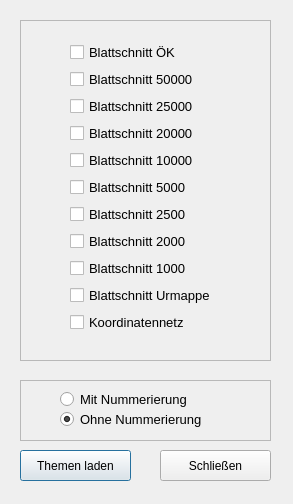
<?xml version="1.0" encoding="UTF-8"?>
<ui version="4.0">
 <class>frmBlattschnitte</class>
 <widget class="QDialog" name="frmBlattschnitte">
  <property name="geometry">
   <rect>
    <x>0</x>
    <y>0</y>
    <width>293</width>
    <height>504</height>
   </rect>
  </property>
  <property name="windowTitle">
   <string>Blattschnitte</string>
  </property>
  <widget class="QPushButton" name="ButtonBlattschnitteOk">
   <property name="geometry">
    <rect>
     <x>20</x>
     <y>450</y>
     <width>111</width>
     <height>31</height>
    </rect>
   </property>
   <property name="text">
    <string>Themen laden</string>
   </property>
  </widget>
  <widget class="QPushButton" name="ButtonBlattschnitteCancel">
   <property name="geometry">
    <rect>
     <x>160</x>
     <y>450</y>
     <width>111</width>
     <height>31</height>
    </rect>
   </property>
   <property name="text">
    <string>Schließen</string>
   </property>
  </widget>
  <widget class="QFrame" name="frame">
   <property name="geometry">
    <rect>
     <x>20</x>
     <y>20</y>
     <width>251</width>
     <height>341</height>
    </rect>
   </property>
   <property name="frameShape">
    <enum>QFrame::StyledPanel</enum>
   </property>
   <property name="frameShadow">
    <enum>QFrame::Raised</enum>
   </property>
   <widget class="QWidget" name="layoutWidget">
    <property name="geometry">
     <rect>
      <x>50</x>
      <y>22</y>
      <width>144</width>
      <height>301</height>
     </rect>
    </property>
    <layout class="QVBoxLayout" name="verticalLayout">
     <item>
      <widget class="QCheckBox" name="checkBox">
       <property name="font">
        <font>
         <pointsize>10</pointsize>
        </font>
       </property>
       <property name="text">
        <string>Blattschnitt ÖK</string>
       </property>
       <attribute name="buttonGroup">
        <string notr="true">checkButtonsGroup</string>
       </attribute>
      </widget>
     </item>
     <item>
      <widget class="QCheckBox" name="checkBox_2">
       <property name="font">
        <font>
         <pointsize>10</pointsize>
        </font>
       </property>
       <property name="text">
        <string>Blattschnitt 50000</string>
       </property>
       <attribute name="buttonGroup">
        <string notr="true">checkButtonsGroup</string>
       </attribute>
      </widget>
     </item>
     <item>
      <widget class="QCheckBox" name="checkBox_3">
       <property name="font">
        <font>
         <pointsize>10</pointsize>
        </font>
       </property>
       <property name="text">
        <string>Blattschnitt 25000</string>
       </property>
       <attribute name="buttonGroup">
        <string notr="true">checkButtonsGroup</string>
       </attribute>
      </widget>
     </item>
     <item>
      <widget class="QCheckBox" name="checkBox_4">
       <property name="font">
        <font>
         <pointsize>10</pointsize>
        </font>
       </property>
       <property name="text">
        <string>Blattschnitt 20000</string>
       </property>
       <attribute name="buttonGroup">
        <string notr="true">checkButtonsGroup</string>
       </attribute>
      </widget>
     </item>
     <item>
      <widget class="QCheckBox" name="checkBox_5">
       <property name="font">
        <font>
         <pointsize>10</pointsize>
        </font>
       </property>
       <property name="text">
        <string>Blattschnitt 10000</string>
       </property>
       <attribute name="buttonGroup">
        <string notr="true">checkButtonsGroup</string>
       </attribute>
      </widget>
     </item>
     <item>
      <widget class="QCheckBox" name="checkBox_6">
       <property name="font">
        <font>
         <pointsize>10</pointsize>
        </font>
       </property>
       <property name="text">
        <string>Blattschnitt 5000</string>
       </property>
       <attribute name="buttonGroup">
        <string notr="true">checkButtonsGroup</string>
       </attribute>
      </widget>
     </item>
     <item>
      <widget class="QCheckBox" name="checkBox_7">
       <property name="font">
        <font>
         <pointsize>10</pointsize>
        </font>
       </property>
       <property name="text">
        <string>Blattschnitt 2500</string>
       </property>
       <attribute name="buttonGroup">
        <string notr="true">checkButtonsGroup</string>
       </attribute>
      </widget>
     </item>
     <item>
      <widget class="QCheckBox" name="checkBox_8">
       <property name="font">
        <font>
         <pointsize>10</pointsize>
        </font>
       </property>
       <property name="text">
        <string>Blattschnitt 2000</string>
       </property>
       <attribute name="buttonGroup">
        <string notr="true">checkButtonsGroup</string>
       </attribute>
      </widget>
     </item>
     <item>
      <widget class="QCheckBox" name="checkBox_9">
       <property name="font">
        <font>
         <pointsize>10</pointsize>
        </font>
       </property>
       <property name="text">
        <string>Blattschnitt 1000</string>
       </property>
       <attribute name="buttonGroup">
        <string notr="true">checkButtonsGroup</string>
       </attribute>
      </widget>
     </item>
     <item>
      <widget class="QCheckBox" name="checkBox_10">
       <property name="font">
        <font>
         <pointsize>10</pointsize>
        </font>
       </property>
       <property name="text">
        <string>Blattschnitt Urmappe</string>
       </property>
       <attribute name="buttonGroup">
        <string notr="true">checkButtonsGroup</string>
       </attribute>
      </widget>
     </item>
     <item>
      <widget class="QCheckBox" name="checkBox_11">
       <property name="font">
        <font>
         <pointsize>10</pointsize>
        </font>
       </property>
       <property name="text">
        <string>Koordinatennetz</string>
       </property>
       <attribute name="buttonGroup">
        <string notr="true">checkButtonsGroup</string>
       </attribute>
      </widget>
     </item>
    </layout>
   </widget>
  </widget>
  <widget class="QFrame" name="frame_2">
   <property name="geometry">
    <rect>
     <x>20</x>
     <y>380</y>
     <width>251</width>
     <height>61</height>
    </rect>
   </property>
   <property name="frameShape">
    <enum>QFrame::StyledPanel</enum>
   </property>
   <property name="frameShadow">
    <enum>QFrame::Raised</enum>
   </property>
   <widget class="QRadioButton" name="radioButton">
    <property name="geometry">
     <rect>
      <x>40</x>
      <y>10</y>
      <width>131</width>
      <height>18</height>
     </rect>
    </property>
    <property name="font">
     <font>
      <pointsize>10</pointsize>
     </font>
    </property>
    <property name="text">
     <string>Mit Nummerierung</string>
    </property>
   </widget>
   <widget class="QRadioButton" name="radioButton_2">
    <property name="geometry">
     <rect>
      <x>40</x>
      <y>30</y>
      <width>151</width>
      <height>18</height>
     </rect>
    </property>
    <property name="font">
     <font>
      <pointsize>10</pointsize>
     </font>
    </property>
    <property name="text">
     <string>Ohne Nummerierung</string>
    </property>
    <property name="checked">
     <bool>true</bool>
    </property>
   </widget>
  </widget>
 </widget>
 <resources/>
 <connections>
  <connection>
   <sender>ButtonBlattschnitteOk</sender>
   <signal>clicked()</signal>
   <receiver>frmBlattschnitte</receiver>
   <slot>accept()</slot>
   <hints>
    <hint type="sourcelabel">
     <x>150</x>
     <y>481</y>
    </hint>
    <hint type="destinationlabel">
     <x>199</x>
     <y>260</y>
    </hint>
   </hints>
  </connection>
  <connection>
   <sender>ButtonBlattschnitteCancel</sender>
   <signal>clicked()</signal>
   <receiver>frmBlattschnitte</receiver>
   <slot>close()</slot>
   <hints>
    <hint type="sourcelabel">
     <x>160</x>
     <y>471</y>
    </hint>
    <hint type="destinationlabel">
     <x>175</x>
     <y>277</y>
    </hint>
   </hints>
  </connection>
 </connections>
 <buttongroups>
  <buttongroup name="checkButtonsGroup">
   <property name="exclusive">
    <bool>false</bool>
   </property>
  </buttongroup>
 </buttongroups>
</ui>
